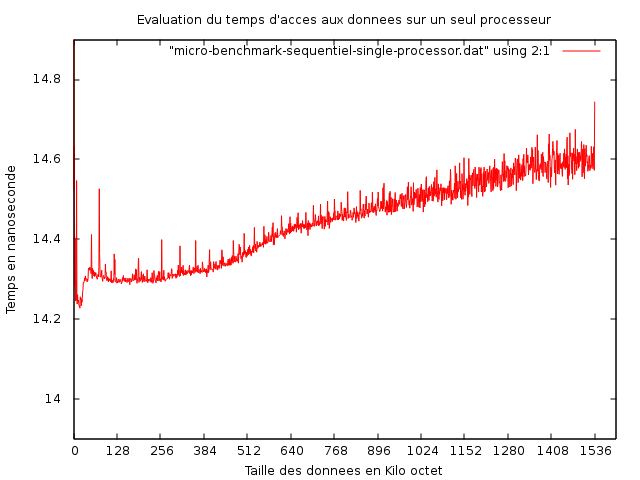

Source code (gnuplot):
set ylabel "Temps en nanoseconde"
set xlabel "Taille des donnees en Kilo octet"
set title "Evaluation du temps d'acces aux donnees sur un seul processeur"
set xtics 0,128,1536
set yrange [14:15]
plot "micro-benchmark-sequentiel-single-processor.dat" using 2:1 smooth unique
